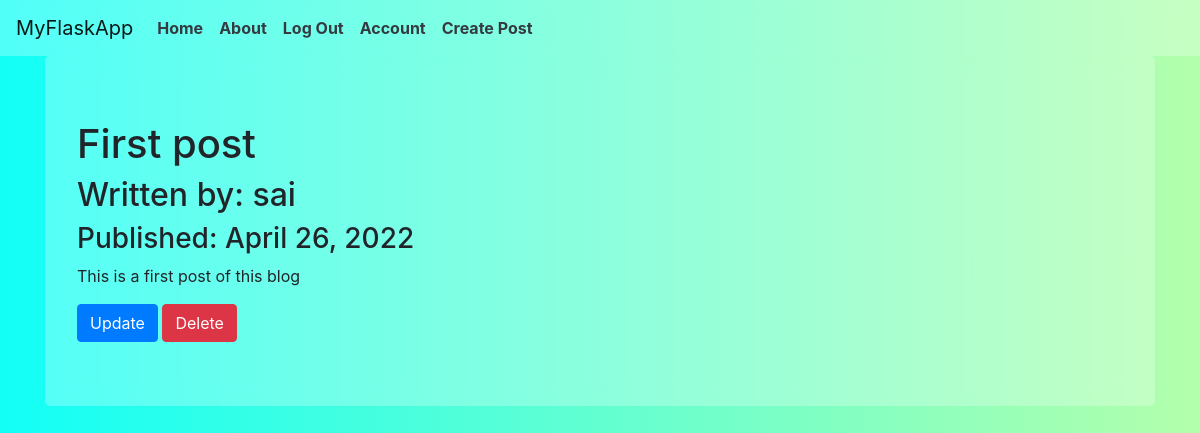
/1 (signed in), run on the app's committed database.
### BlogProject/models.py (models this page shows, shortened)
class BlogPost(db.Model):
    users = db.relationship(User)
    id = db.Column(db.Integer, primary_key=True)
    user_id = db.Column(db.Integer, db.ForeignKey('users.id'), nullable=False)
    date = db.Column(db.DateTime, nullable=False, default=datetime.utcnow)
    title = db.Column(db.String(140), nullable=False)
    text = db.Column(db.Text, nullable=False)

class User(db.Model, UserMixin):
    __tablename__ = 'users'
    id = db.Column(db.Integer, primary_key = True)
    profile_image = db.Column(db.String(20), nullable=False, default='default_profile.png')
    email = db.Column(db.String(64), unique=True, index=True)
    username = db.Column(db.String(64), unique=True, index=True)
    password_hash = db.Column(db.String(128))
    posts = db.relationship('BlogPost', backref='author', lazy=True)

### BlogProject/users/views.py (the view)
@users.route('/<username>')
def user_posts(username):
    page = request.args.get('page',1,type=int)
    user = User.query.filter_by(username=username).first_or_404()
    blog_posts = BlogPost.query.filter_by(author = user).order_by(BlogPost.date.desc()).paginate(page=page,per_page=3)
    return render_template('user_blog_posts.html', blog_posts=blog_posts, user=user)

### BlogProject/Blogposts/views.py (called while the page is built)
@blog_posts.route('/<int:blog_post_id>')
def blog_post(blog_post_id):
    blog_post = BlogPost.query.get_or_404(blog_post_id)
    return render_template('blog_post.html',title=blog_post.title,date=blog_post.date, post = blog_post)

### BlogProject/models.py (called while the page is built)
@login_manager.user_loader
def load_user(user_id):
    return User.query.get(user_id)

### BlogProject/templates/blog_post.html (shortened to what this page needs)
{% extends 'base.html' %}
{% block content %}
<div class="jumbotron" style="background-color: rgba(255, 255, 255, 0.266);
-webkit-backdrop-filter: blur(10px);
backdrop-filter: blur(10px);">
    <h1>{{title}}</h1>
    <h2>Written by: {{post.author.username}}</h2>
    <h3>Published: {{post.date.strftime('%B %d, %Y')}}</h3>
    <p>{{post.text}}</p>
    {% if post.author == current_user %}
    <div>
        <button class="btn btn-primary"><a class = 'text-white' href="{{url_for('blog_posts.update',blog_post_id = post.id)}}">Update</a></button>
        <button type="button" class = 'btn btn-danger' data-toggle='modal' data-target="#del_modal">Delete</button>
    </div>
    {% endif %}
</div>
{% endblock %}

### BlogProject/templates/base.html (style rules this page uses)
body { background-repeat: no-repeat; background-color: rgba(0, 0, 0, 0.6); background-size: cover; height: 100vh; background: #B3FFAB; background: -webkit-linear-gradient(to right, #12FFF7, #B3FFAB); background: linear-gradient(to right, #12FFF7, #B3FFAB); }

### data on the page
BlogPost: title "First post", date "April 26, 2022", text "This is a first post of this blog"
User: author.username "sai"
